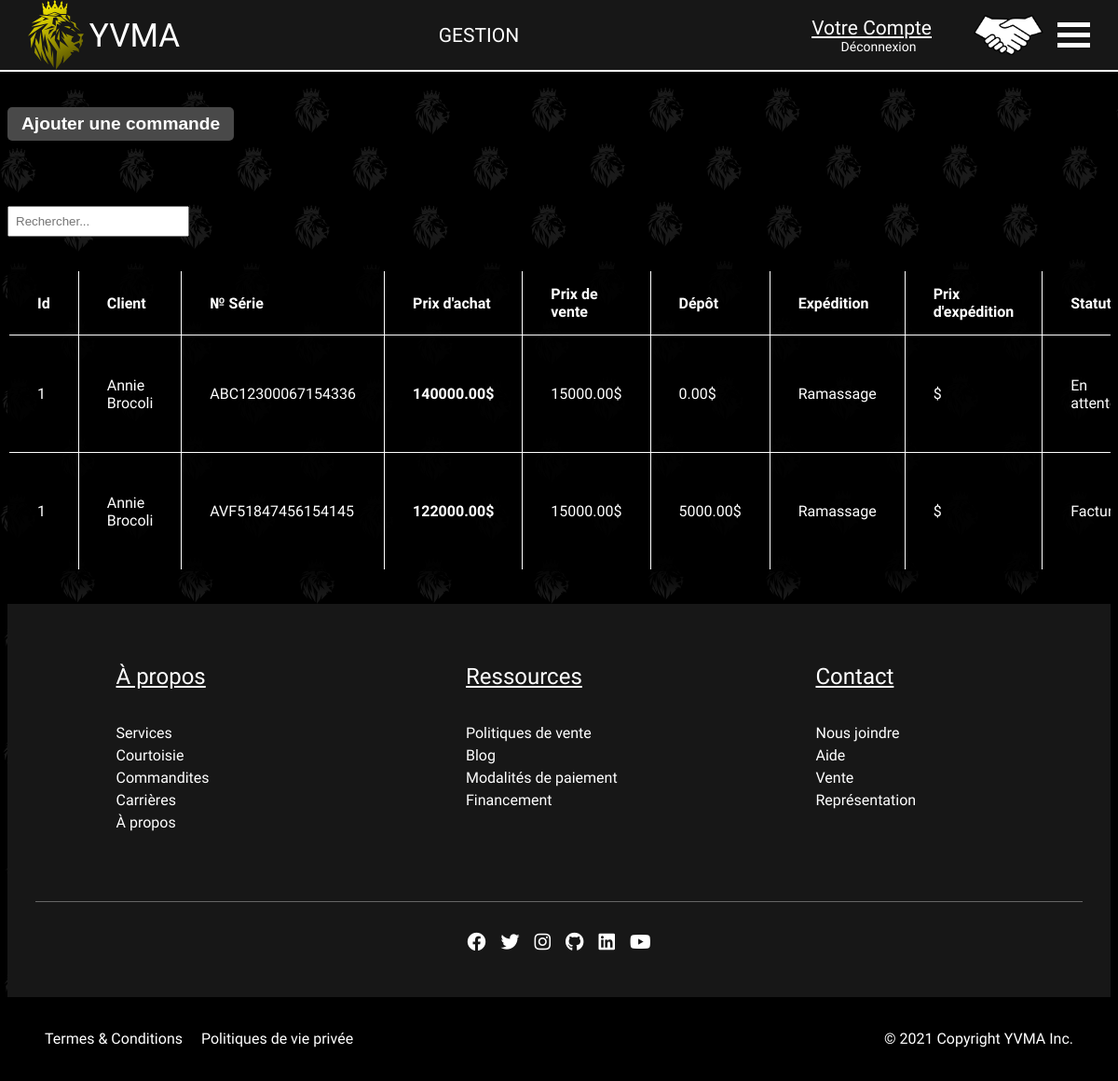
/VEHICULES_DOCCASION_INC/index.php?Commande&action=listeCommandes (signed in), run on an earlier commit of the app's database.
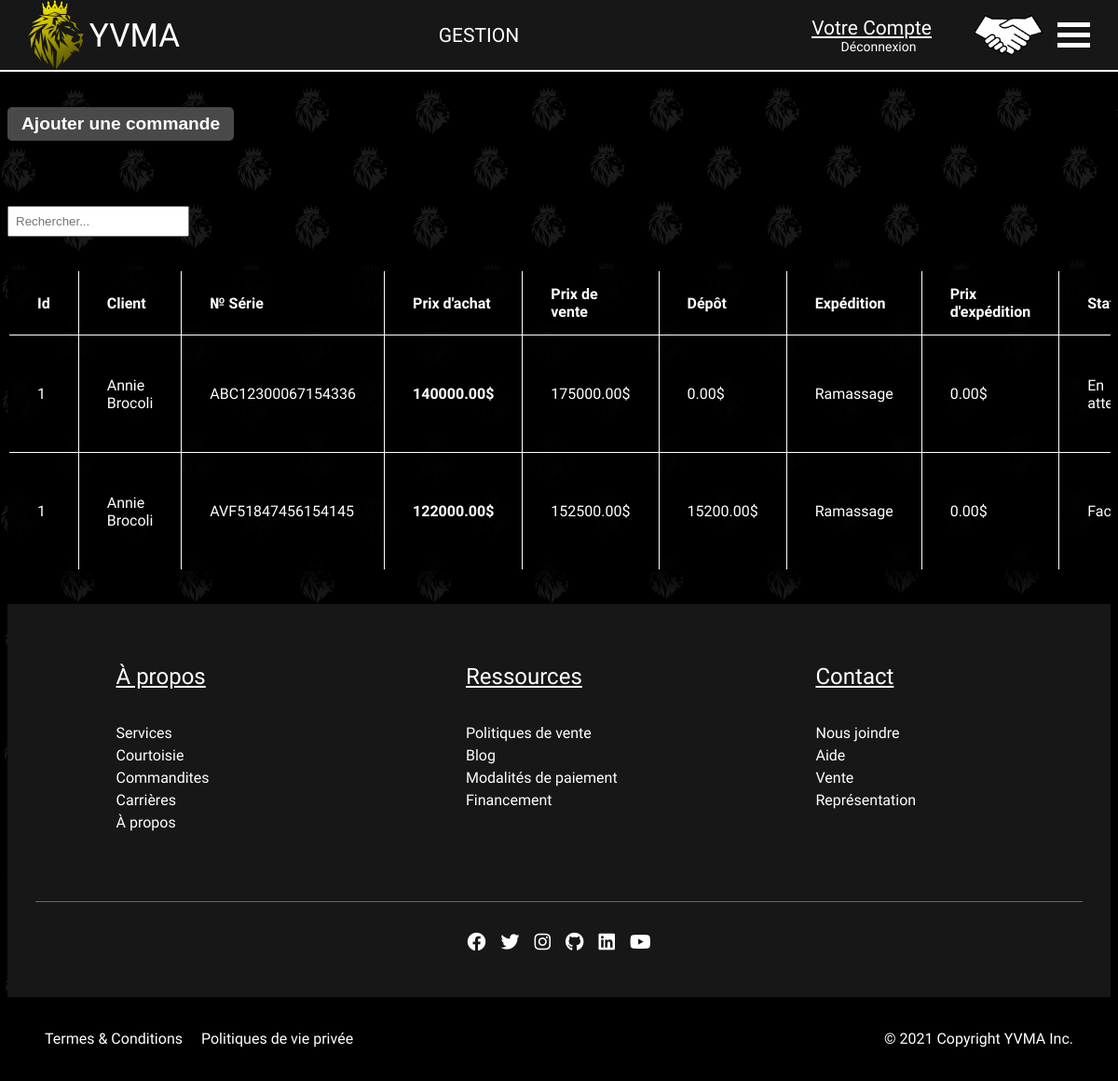
And on a later commit of the database.
### tables this page shows
CREATE TABLE commandeVoiture (
	commandeNo SMALLINT UNSIGNED,
	voitureId CHAR(17),
	prixVente DECIMAL(8,2) NOT NULL,
	depot DECIMAL(8,2),
	statutId SMALLINT UNSIGNED NOT NULL,
	expeditionId SMALLINT UNSIGNED NOT NULL,
	modePaiementNo SMALLINT UNSIGNED NOT NULL,
	visibilite BOOLEAN NOT NULL,
	PRIMARY KEY(commandeNo, voitureId),
	FOREIGN KEY(commandeNo) REFERENCES commande(noCommande),
	FOREIGN KEY(voitureId) REFERENCES voiture(noSerie),
	FOREIGN KEY(statutId) REFERENCES statut(idStatut),
	FOREIGN KEY(expeditionId) REFERENCES expedition(idExpedition),
	FOREIGN KEY (modePaiementNo) REFERENCES modePaiement(idModePaiement)
);

CREATE TABLE utilisateur (
	idUtilisateur SMALLINT UNSIGNED AUTO_INCREMENT,
	prenom VARCHAR(50) NOT NULL,
	nom VARCHAR(50) NOT NULL,
	dateNaissance DATE NOT NULL,
	adresse VARCHAR(60) NOT NULL,
	codePostal CHAR(7) NOT NULL,
	telephone CHAR(12) NOT NULL,
	cellulaire CHAR(12),
	courriel VARCHAR(60) NOT NULL,
	pseudonyme VARCHAR(20) UNIQUE NOT NULL,
	motDePasse VARCHAR(250) NOT NULL,
	codeOubliMDP VARCHAR(250),
	dateExpirationCode DATE,
	villeId SMALLINT UNSIGNED NOT NULL,
	privilegeId SMALLINT UNSIGNED NOT NULL,
	visibilite BOOLEAN NOT NULL,
	PRIMARY KEY(idUtilisateur),
	FOREIGN KEY(villeId) REFERENCES ville(idVille),
	FOREIGN KEY(privilegeId) REFERENCES privilege(idPrivilege)
);

CREATE TABLE voiture (
	noSerie CHAR(17) UNIQUE NOT NULL,
	descriptionFR text NOT NULL,
	descriptionEN text NOT NULL,
	kilometrage INT NOT NULL,
	dateArrivee date NOT NULL,
	prixAchat DECIMAL(8,2) NOT NULL,
	groupeMPId SMALLINT UNSIGNED NOT NULL,
	corpsId SMALLINT UNSIGNED NOT NULL,
	carburantId SMALLINT UNSIGNED NOT NULL,
	modeleId SMALLINT UNSIGNED NOT NULL,
	transmissionId SMALLINT UNSIGNED NOT NULL,
	anneeId YEAR NOT NULL,
	visibilite BOOLEAN NOT NULL,
	PRIMARY KEY(noSerie),
	FOREIGN KEY (groupeMPId) REFERENCES motopropulseur(idMotopro),
	FOREIGN KEY (corpsId) REFERENCES corps(idCorps),
	FOREIGN KEY (carburantId) REFERENCES carburant(idCarburant),
	FOREIGN KEY (modeleId) REFERENCES modele(idModele),
	FOREIGN KEY (transmissionId) REFERENCES transmission(idTransmission),
	FOREIGN KEY (anneeId) REFERENCES annee(annee)
);

CREATE TABLE expedition (
	idExpedition SMALLINT UNSIGNED AUTO_INCREMENT,
	nomExpeditionFR VARCHAR(50) NOT NULL,
	nomExpeditionEN VARCHAR(50) NOT NULL,
	prixExpedition DECIMAL(5,2),
	visibilite BOOLEAN NOT NULL,
	PRIMARY KEY(idExpedition)
);

CREATE TABLE statut (
	idStatut SMALLINT UNSIGNED AUTO_INCREMENT,
	nomStatutFR VARCHAR(50) NOT NULL,
	nomStatutEN VARCHAR(50) NOT NULL,
	visibilite BOOLEAN NOT NULL,
	PRIMARY KEY(idStatut)
);

### VEHICULES_DOCCASION_INC/index.php (called while the page is built, shortened)
<?php
    function mon_autoloader($classe) {
        $repertoires = array(RACINE . "controleurs/",
						RACINE . "modeles/",
						RACINE . "vues/");
        foreach ($repertoires as $rep) {
            if (file_exists($rep . $classe . ".php")) {
                return;
            }
        }
    }
	Routeur::route();
?>

### VEHICULES_DOCCASION_INC/modeles/TemplateDAO.php (called while the page is built, shortened)
<?php
	abstract class TemplateDAO {
		public function __construct() {
			$this->connexion = new PDO("mysql:host=localhost;dbname=concessionnaire", "root", "");
		}
	}
?>

### VEHICULES_DOCCASION_INC/modeles/Modele_Commande.php (called while the page is built, shortened)
<?php
	class Modele_Commande extends TemplateDAO {
		public function obtenirCommandes() {
			$requete = "SELECT commandeNo, voitureId, prixVente, prixAchat, depot, statutId, expeditionId,
				modePaiementNo, dateCommande, idUtilisateur, prenom, nom, dateNaissance, adresse, codePostal,
				telephone, cellulaire, courriel, pseudonyme, villeId, prixExpedition, nomExpeditionFR,
				nomExpeditionEN, nomStatutFR, nomStatutEN, nomModeFR, nomModeEN FROM commandeVoiture
				JOIN statut ON statutId = idStatut JOIN expedition ON expeditionId = idExpedition
				JOIN modePaiement ON modePaiementNo = idModePaiement JOIN commande ON commandeNo = noCommande
				JOIN utilisateur ON usagerId = idUtilisateur JOIN voiture ON voitureId = noSerie
				WHERE commandeVoiture.visibilite = 1";
			$resultats = $this -> connexion -> query($requete);
            $resultats -> execute();
            return $resultats -> fetchAll(PDO::FETCH_ASSOC);
		}
	}
?>

### VEHICULES_DOCCASION_INC/vues/ListeCommandesAdmin.php (the view, shortened to what this page needs)
<section class="yu-section">
    <div class="yu-table-commande yu-btn-ajouter-container">
        <button class="yu-btn-ajouter">Ajouter une commande</button>
    </div>
    <div class="yu-table-responsive">
        <table class="yu-table yu-table-commande" data-component="Pagination">
            <thead>
                <tr>
                    <th>Id</th>
                    <th>Client</th>
                    <th>№ Série</th>
                    <th>Prix d'achat</th>
                    <th>Prix de vente</th>
                    <th>Dépôt</th>
                    <th>Expédition</th>
                    <th>Prix d'expédition</th>
                    <th>Statut</th>
                </tr>
            </thead>
            <tbody>
<?php foreach ($data["commandes"] as $commande) { ?>
                <tr>
                    <td data-js-commandeno data-js-voitureid="<?= $commande["voitureId"]?>"><?= $commande["commandeNo"]?></td>
                    <td><?= $commande["prenom"] ?> <?= $commande["nom"] ?></td>
                    <td><?= $commande["voitureId"] ?></td>
                    <th><?= $commande["prixAchat"] ?>$</th>
                    <td><?= $commande["prixVente"] ?>$</td>
                    <td><?= $commande["depot"] ?>$</td>
                    <td><?= $commande["nomExpeditionFR"] ?></td>
                    <td><?= $commande["prixExpedition"] ?>$</td>
                    <td><?= $commande["nomStatutFR"] ?></td>
                </tr>
<?php }?>
            </tbody>
        </table>
    </div>
</section>

What changed in the data, as far as the page shows it:
changed commandevoiture "ABC12300067154336": prixVente "15000.00" → "175000.00"; expeditionId.prixExpedition (not shown) → "0.00"
changed commandevoiture "AVF51847456154145": prixVente "15000.00" → "152500.00"; depot "5000.00" → "15200.00"; expeditionId.prixExpedition (not shown) → "0.00"
